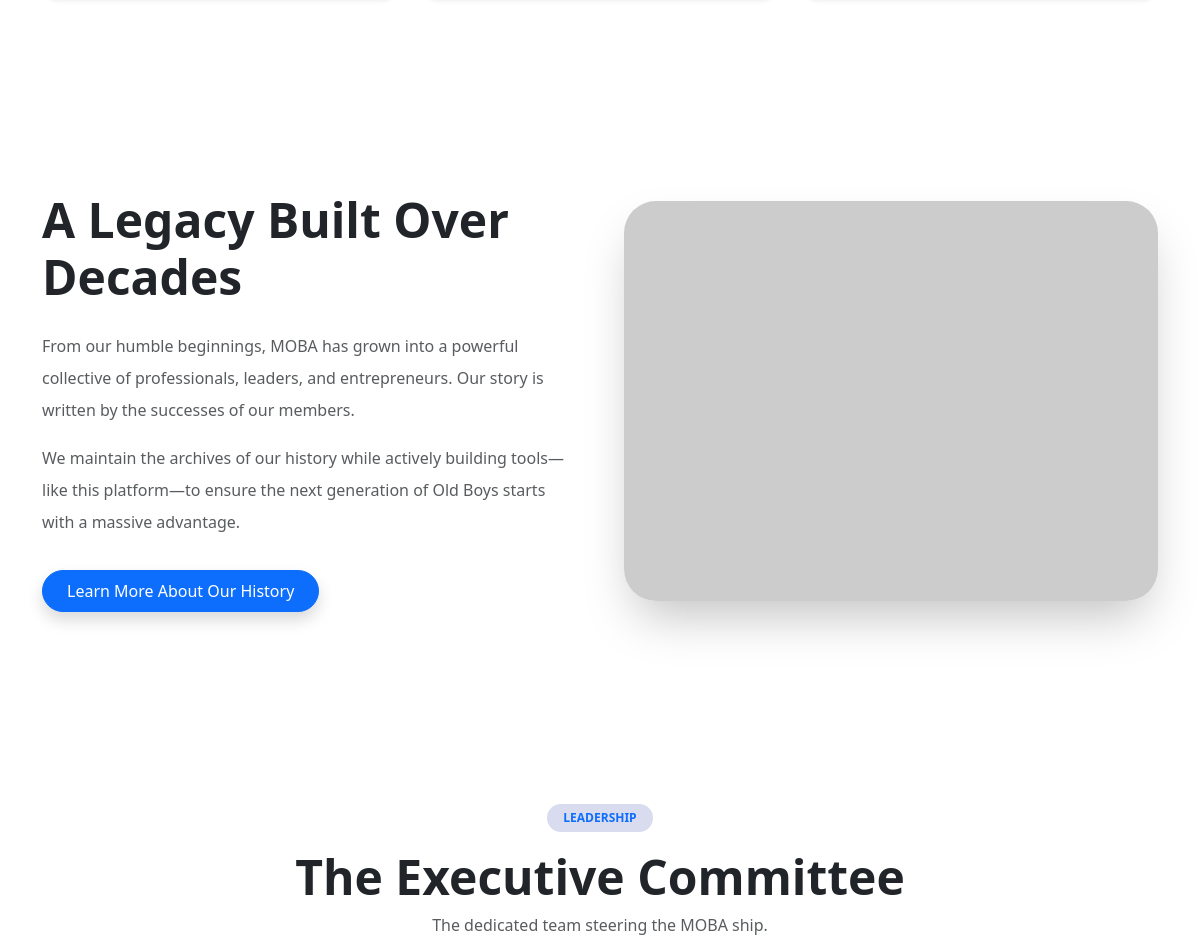
Page /about/ (middle part) on the earlier database version.
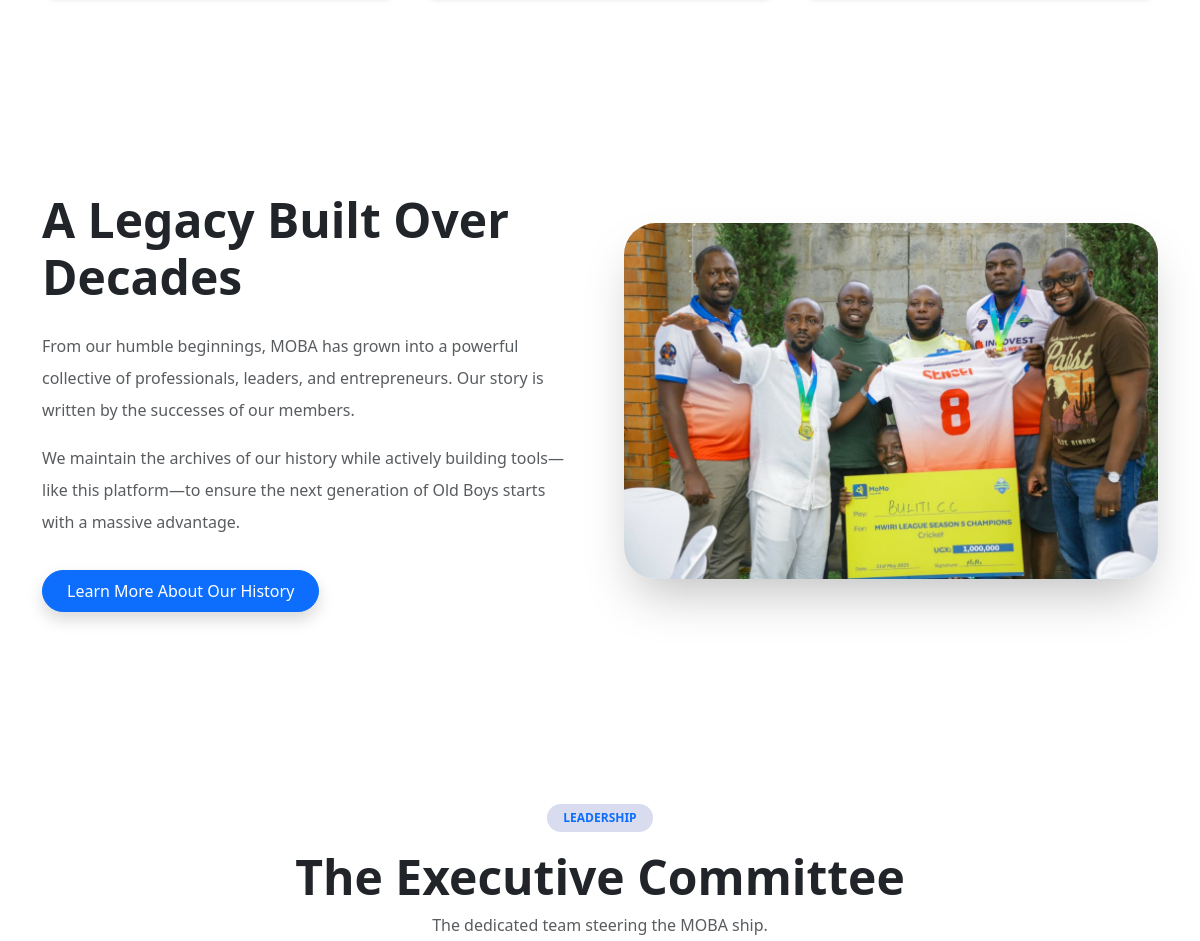
Same page on the later database version.
### pages/models.py (models this page shows, shortened)
class LegacyPhoto(models.Model):
    image = models.ImageField(upload_to='legacy_photos/')
    caption = models.CharField(max_length=255, blank=True)

### pages/views.py (the view)
# urls.py: path("about/", AboutPageView.as_view(), name="about"),
class AboutPageView(TemplateView):
    template_name = "pages/about.html"
    def get_context_data(self, **kwargs):
        context = super().get_context_data(**kwargs)
        context['committee_members'] = Committee.objects.all()
        context['legacy_photo'] = LegacyPhoto.objects.first()
        return context

### organisation/models.py (called while the page is built)
    def __str__(self):
        return self.name

### pages/templates/pages/about.html (shortened to what this page needs)
{% extends "base.html" %}
{% block content %}
<div class="container py-5 my-5">
</div>
<div class="container-fluid py-5 bg-white">
    <div class="container py-5">
        <div class="row g-5 align-items-center">
            <div class="col-lg-6 order-2 order-lg-1">
                <h2 class="display-5 fw-bold mb-4">A Legacy Built Over Decades</h2>
                <p class="text-muted lh-lg">From our humble beginnings, MOBA has grown into a powerful collective of professionals, leaders, and entrepreneurs. Our story is written by the successes of our members.</p>
                <p class="text-muted lh-lg">We maintain the archives of our history while actively building tools—like this platform—to ensure the next generation of Old Boys starts with a massive advantage.</p>
                <a href="#" class="btn btn-primary px-4 py-2 rounded-pill mt-3 shadow">Learn More About Our History</a>
            </div>
            <div class="col-lg-6 order-1 order-lg-2">
                <div class="rounded-5 overflow-hidden shadow-2xl">
                    {% if legacy_photo %}
                        <img src="{{ legacy_photo.image.url }}" class="img-fluid w-100" alt="{{ legacy_photo.caption }}" style="object-fit: cover;">
                    {% else %}
                        <img src="https://via.placeholder.com/600x450" class="img-fluid w-100" alt="Legacy Photo" style="object-fit: cover;">
                    {% endif %}
                </div>
            </div>
        </div>
    </div>
</div>
<div class="container py-5 my-5" id="committee">
    <div class="text-center mb-5">
        <span class="badge bg-primary-soft text-primary px-3 py-2 rounded-pill mb-3 fw-bold">LEADERSHIP</span>
        <h2 class="display-5 fw-bold">The Executive Committee</h2>
        <p class="text-muted mx-auto" style="max-width: 600px;">The dedicated team steering the MOBA ship.</p>
    </div>
</div>
<link rel="stylesheet" href="https://cdn.jsdelivr.net/npm/bootstrap-icons@1.11.1/font/bootstrap-icons.css">
{% endblock %}

Differences in the rows shown:
added LegacyPhoto: image (picture)
